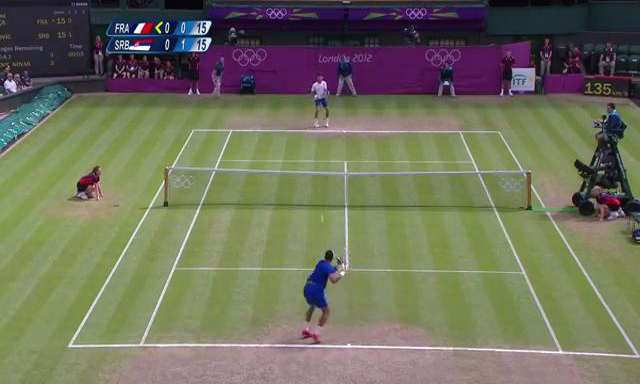
#> input picture experiments/stage2_player_detection/sample_images/input/tennis1.png, 640 x 384 px, found by its file name
$ python contours.py   (older library calls are emulated)
#> lines starting #> are read from the running program, lines starting #| are printed output that depends on the picture; after the words box and inside, x2 and y2 are one past the last pixel; in counts of white or black regions, pixels touching at a corner belong together
import cv2
import numpy as np

img = cv2.imread('../../data_input/tennis1.png',0)
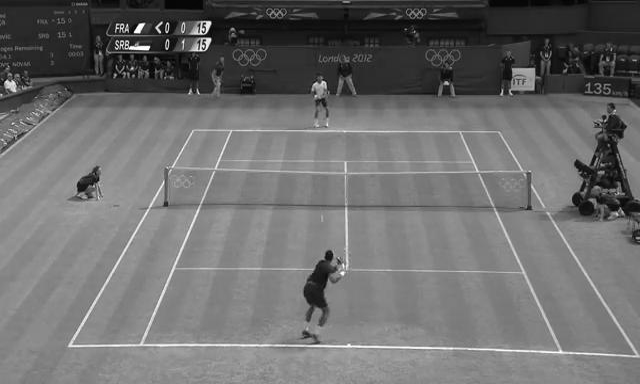
#> img: shape (384, 640); min 1, max 255, mean 110.1
cv2.imshow('img',img)
cv2.waitKey(0)
ret,thresh = cv2.threshold(img,127,255,0)
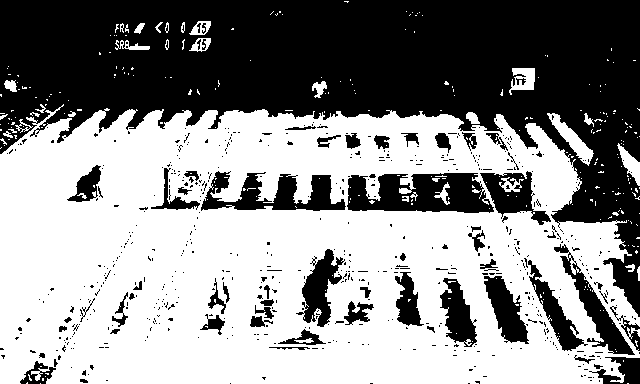
#> thresh: shape (384, 640); 55.9% white; 600 black regions (536 under 20 px)
print(ret,thresh)
#> (printed output is left out)

_,contours,hierarchy = cv2.findContours(thresh, 1, 2)
#> contours = 1076 contours, 966 with area under 20; largest, box (x1, y1, x2, y2) and area: (0, 104, 640, 384) 156502, (346, 172, 495, 214) 4806, (200, 170, 347, 212) 3251, (479, 170, 552, 226) 1945, (559, 255, 636, 356) 1914

for cnt in contours:
    area = cv2.contourArea(cnt)
    if area < 100 or area > 1000:
        continue
    if len(cnt) < 5:
        continue
    x,y,w,h = cv2.boundingRect(cnt)
    cv2.rectangle(img,(x,y),(x+w,y+h),(0,255,0),2)
    cv2.imshow('frame',img)
    cv2.waitKey(40)
#> this loop made 1076 passes
#> area on passes 7, 21, 30: 34.5, 23.5, 35
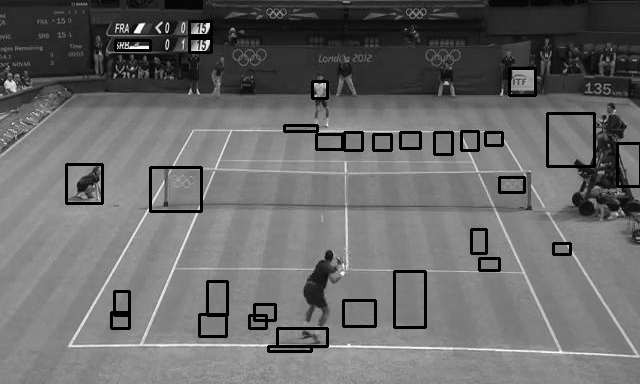
#> img: shape (384, 640); 3.42% of pixels changed, all inside (x1, y1, x2, y2) = (65, 20, 640, 353)

$ run again, with experiments/stage2_player_detection/sample_images/input/tennis2.png copied over experiments/stage2_player_detection/sample_images/input/tennis1.png
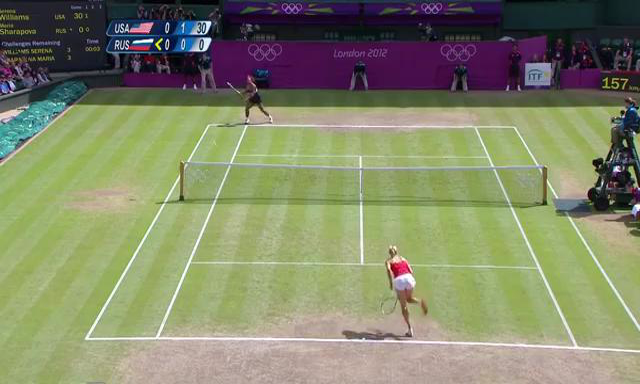
#> input picture experiments/stage2_player_detection/sample_images/input/tennis2.png, 640 x 384 px, found by its file name
#> `ret,thresh = cv2.threshold(img,127,255,0)`:
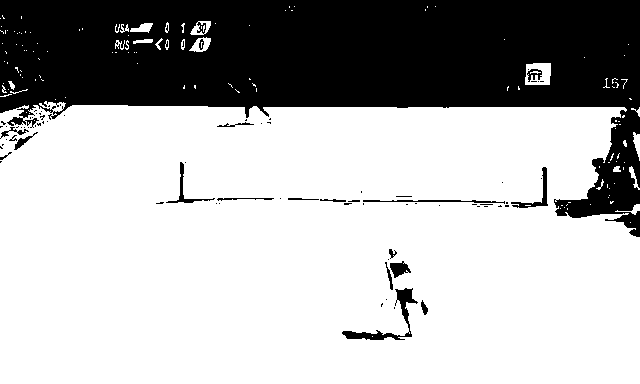
#> thresh: shape (384, 640); 69.8% white; 79 black regions (59 under 20 px)
#> (printed output is left out)
#> contours = 237 contours, 194 with area under 20; largest, box (x1, y1, x2, y2) and area: (0, 101, 640, 384) 171165, (341, 287, 419, 341) 853, (525, 63, 551, 85) 496, (362, 199, 506, 205) 390, (510, 166, 549, 209) 381
#> the loop `for cnt in contours:` made 237 passes
#> area on passes 5, 9, 14: 73.5, 97, 52
#> after the loop `for cnt in contours:`:
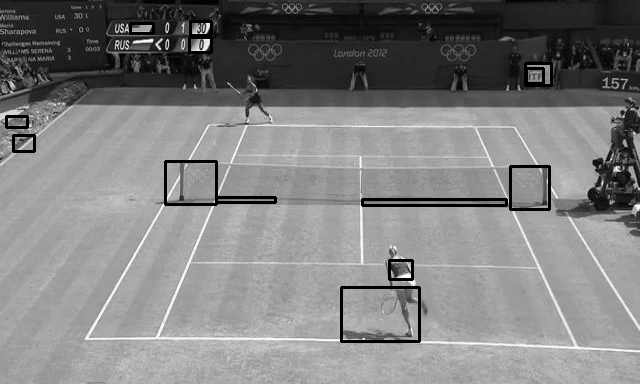
#> img: shape (384, 640); min 0, max 255, mean 127.5

$ run again, with experiments/stage2_player_detection/sample_images/input/tennis3.png copied over experiments/stage2_player_detection/sample_images/input/tennis1.png
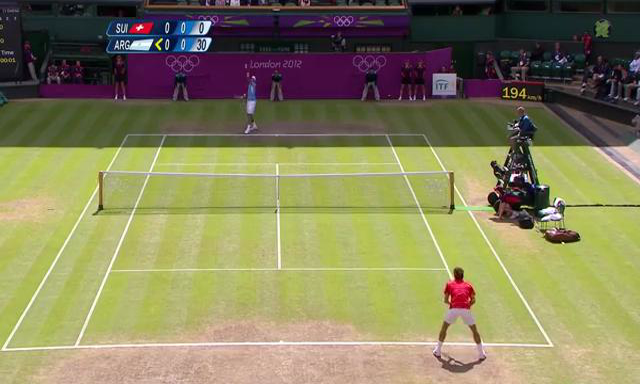
#> input picture experiments/stage2_player_detection/sample_images/input/tennis3.png, 640 x 384 px, found by its file name
#> `ret,thresh = cv2.threshold(img,127,255,0)`:
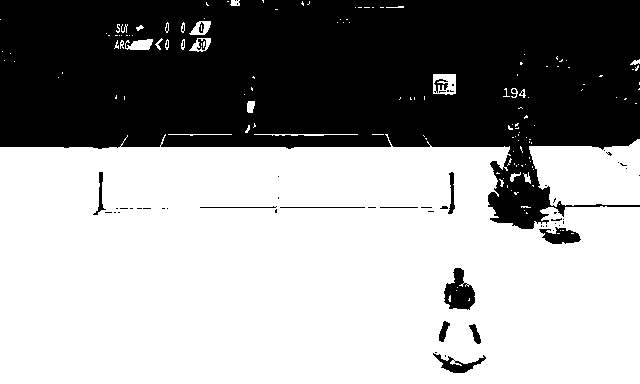
#> thresh: shape (384, 640); 60.1% white; 62 black regions (48 under 20 px)
#> (printed output is left out)
#> contours = 211 contours, 176 with area under 20; largest, box (x1, y1, x2, y2) and area: (0, 134, 640, 384) 141197, (529, 139, 640, 207) 5802, (443, 267, 476, 311) 892, (538, 226, 582, 245) 504, (432, 352, 487, 374) 446
#> the loop `for cnt in contours:` made 211 passes
#> (area, x, y, w, h) on passes 3, 5, 6: (446, 432, 352, 55, 22), (139, 468, 323, 14, 22), (146.5, 438, 320, 13, 23)
#> after the loop `for cnt in contours:`:
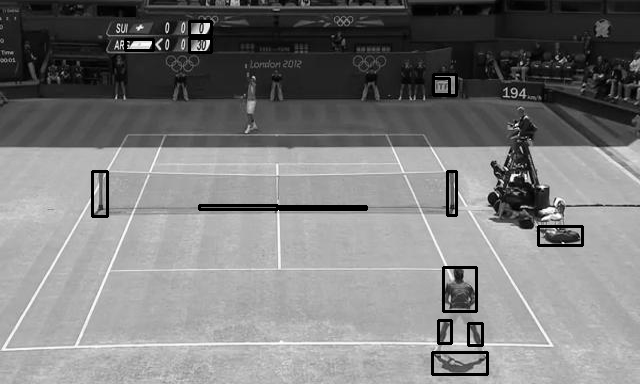
#> img: shape (384, 640); min 0, max 255, mean 124.1
